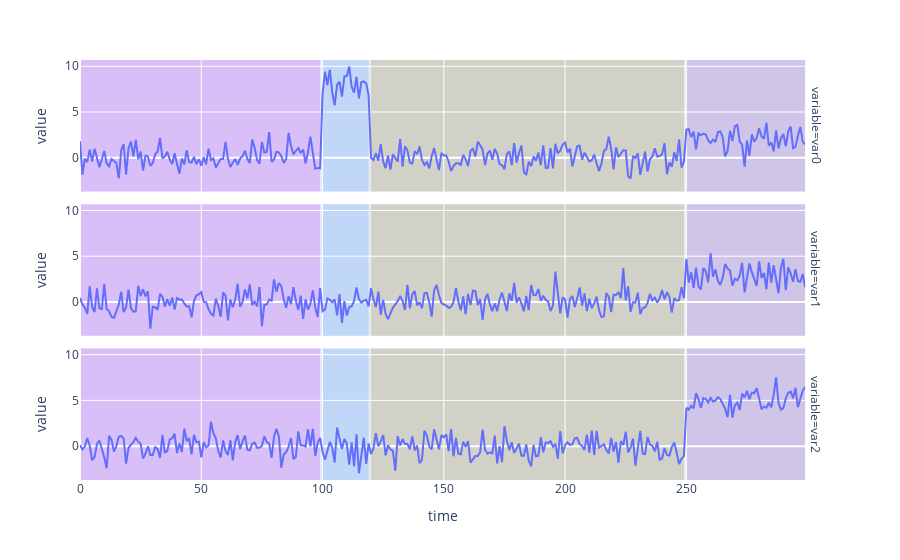

The notebook cell saved with this chart:
### Code cell
from utils import add_segmentation_vrects

segments = (
    labels.to_frame()
    .groupby("segment_label")
    .apply(lambda x: pd.Interval(x.index[0], x.index[-1]), include_groups=False)
)

add_segmentation_vrects(fig_3d, segments)

### Figure 1 — Plotly figure (JSON) as saved in the notebook; plotly's stock layout.template omitted (floating-point values rounded to 4 significant figures; data arrays with more than 128 entries replaced by an {"elided": "..."} marker saying what was removed)
{"data": [{"hovertemplate": "variable=var0<br>time=%{x}<br>value=%{y}<extra></extra>", "legendgroup": "", "line": {"color": "#636efa", "dash": "solid"}, "marker": {"symbol": "circle"}, "mode": "lines", "name": "", "orientation": "v", "showlegend": false, "type": "scatter", "x": {"elided": "300 int values"}, "xaxis": "x3", "y": {"elided": "300 float values"}, "yaxis": "y3"}, {"hovertemplate": "variable=var1<br>time=%{x}<br>value=%{y}<extra></extra>", "legendgroup": "", "line": {"color": "#636efa", "dash": "solid"}, "marker": {"symbol": "circle"}, "mode": "lines", "name": "", "orientation": "v", "showlegend": false, "type": "scatter", "x": {"elided": "300 int values"}, "xaxis": "x2", "y": {"elided": "300 float values"}, "yaxis": "y2"}, {"hovertemplate": "variable=var2<br>time=%{x}<br>value=%{y}<extra></extra>", "legendgroup": "", "line": {"color": "#636efa", "dash": "solid"}, "marker": {"symbol": "circle"}, "mode": "lines", "name": "", "orientation": "v", "showlegend": false, "type": "scatter", "x": {"elided": "300 int values"}, "xaxis": "x", "y": {"elided": "300 float values"}, "yaxis": "y"}], "layout": {"annotations": [{"showarrow": false, "text": "variable=var2", "textangle": 90, "x": 0.98, "xanchor": "left", "xref": "paper", "y": 0.1567, "yanchor": "middle", "yref": "paper"}, {"showarrow": false, "text": "variable=var1", "textangle": 90, "x": 0.98, "xanchor": "left", "xref": "paper", "y": 0.5, "yanchor": "middle", "yref": "paper"}, {"showarrow": false, "text": "variable=var0", "textangle": 90, "x": 0.98, "xanchor": "left", "xref": "paper", "y": 0.8433, "yanchor": "middle", "yref": "paper"}], "legend": {"tracegroupgap": 0}, "margin": {"t": 60}, "shapes": [{"fillcolor": "#AA0DFE", "layer": "below", "line": {"width": 0}, "opacity": 0.2, "type": "rect", "x0": 0, "x1": 99, "xref": "x", "y0": 0, "y1": 1, "yref": "y domain"}, {"fillcolor": "#AA0DFE", "layer": "below", "line": {"width": 0}, "opacity": 0.2, "type": "rect", "x0": 0, "x1": 99, "xref": "x2", "y0": 0, "y1": 1, "yref": "y2 domain"}, {"fillcolor": "#AA0DFE", "layer": "below", "line": {"width": 0}, "opacity": 0.2, "type": "rect", "x0": 0, "x1": 99, "xref": "x3", "y0": 0, "y1": 1, "yref": "y3 domain"}, {"fillcolor": "#3283FE", "layer": "below", "line": {"width": 0}, "opacity": 0.2, "type": "rect", "x0": 100, "x1": 119, "xref": "x", "y0": 0, "y1": 1, "yref": "y domain"}, {"fillcolor": "#3283FE", "layer": "below", "line": {"width": 0}, "opacity": 0.2, "type": "rect", "x0": 100, "x1": 119, "xref": "x2", "y0": 0, "y1": 1, "yref": "y2 domain"}, {"fillcolor": "#3283FE", "layer": "below", "line": {"width": 0}, "opacity": 0.2, "type": "rect", "x0": 100, "x1": 119, "xref": "x3", "y0": 0, "y1": 1, "yref": "y3 domain"}, {"fillcolor": "#85660D", "layer": "below", "line": {"width": 0}, "opacity": 0.2, "type": "rect", "x0": 120, "x1": 249, "xref": "x", "y0": 0, "y1": 1, "yref": "y domain"}, {"fillcolor": "#85660D", "layer": "below", "line": {"width": 0}, "opacity": 0.2, "type": "rect", "x0": 120, "x1": 249, "xref": "x2", "y0": 0, "y1": 1, "yref": "y2 domain"}, {"fillcolor": "#85660D", "layer": "below", "line": {"width": 0}, "opacity": 0.2, "type": "rect", "x0": 120, "x1": 249, "xref": "x3", "y0": 0, "y1": 1, "yref": "y3 domain"}, {"fillcolor": "#782AB6", "layer": "below", "line": {"width": 0}, "opacity": 0.2, "type": "rect", "x0": 250, "x1": 299, "xref": "x", "y0": 0, "y1": 1, "yref": "y domain"}, {"fillcolor": "#782AB6", "layer": "below", "line": {"width": 0}, "opacity": 0.2, "type": "rect", "x0": 250, "x1": 299, "xref": "x2", "y0": 0, "y1": 1, "yref": "y2 domain"}, {"fillcolor": "#782AB6", "layer": "below", "line": {"width": 0}, "opacity": 0.2, "type": "rect", "x0": 250, "x1": 299, "xref": "x3", "y0": 0, "y1": 1, "yref": "y3 domain"}], "xaxis": {"anchor": "y", "domain": [0, 0.98], "title": {"text": "time"}}, "xaxis2": {"anchor": "y2", "domain": [0, 0.98], "matches": "x", "showticklabels": false}, "xaxis3": {"anchor": "y3", "domain": [0, 0.98], "matches": "x", "showticklabels": false}, "yaxis": {"anchor": "x", "domain": [0, 0.3133], "title": {"text": "value"}}, "yaxis2": {"anchor": "x2", "domain": [0.3433, 0.6567], "matches": "y", "title": {"text": "value"}}, "yaxis3": {"anchor": "x3", "domain": [0.6867, 1.0], "matches": "y", "title": {"text": "value"}}}}
